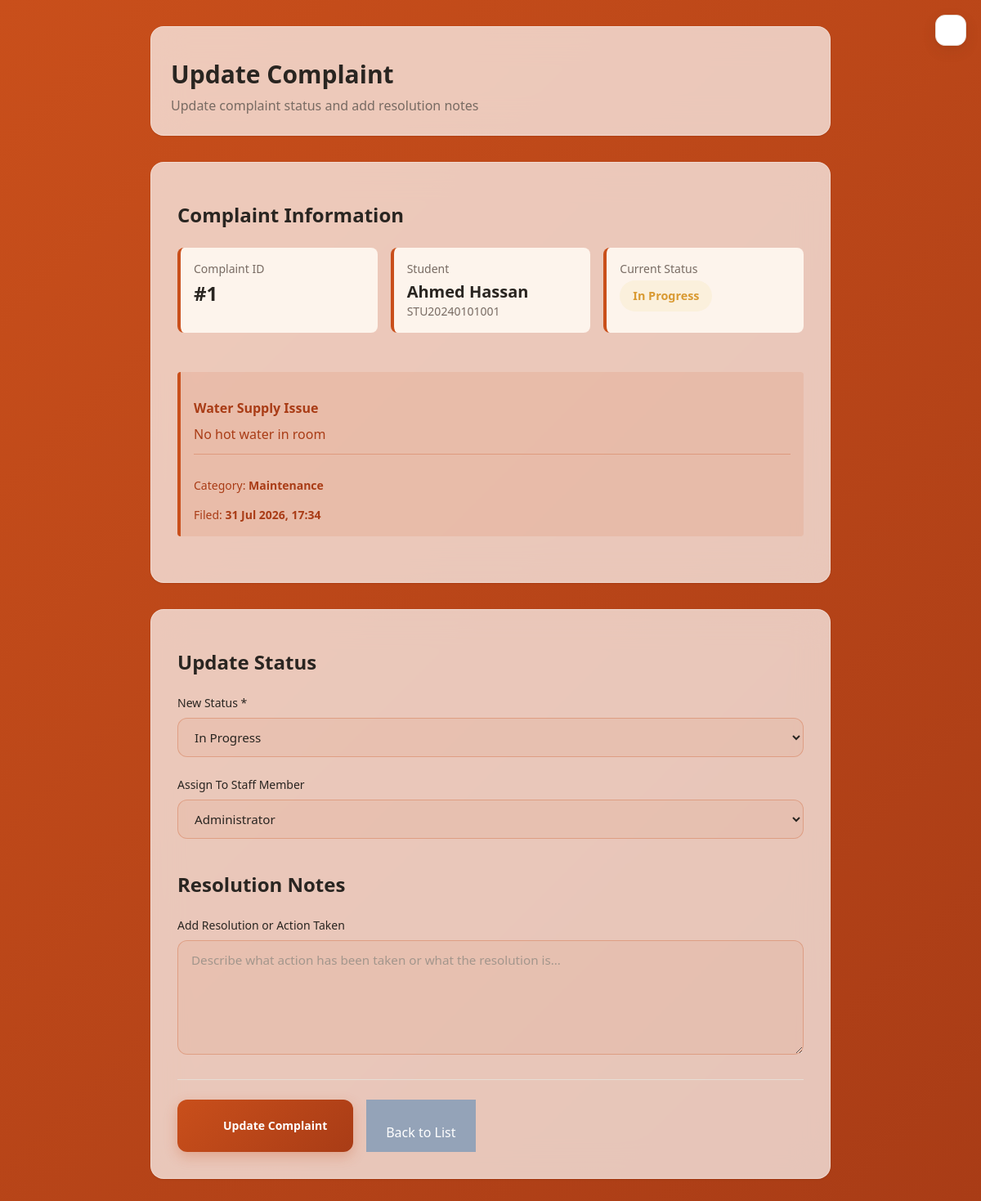
Page /complaints/update.php?id=1 (signed in) on the committed database.
### tables this page shows
CREATE TABLE complaints (
    id INT AUTO_INCREMENT PRIMARY KEY,
    student_id INT NOT NULL,
    complaint_title VARCHAR(255) NOT NULL,
    complaint_description TEXT NOT NULL,
    category VARCHAR(50) NOT NULL,
    priority ENUM('High', 'Medium', 'Low') DEFAULT 'Medium',
    status ENUM('Open', 'In Progress', 'Resolved', 'Rejected') DEFAULT 'Open',
    assigned_to INT,
    resolution_notes TEXT,
    created_at TIMESTAMP DEFAULT CURRENT_TIMESTAMP,
    updated_at TIMESTAMP DEFAULT CURRENT_TIMESTAMP ON UPDATE CURRENT_TIMESTAMP,
    resolved_at TIMESTAMP NULL,
    FOREIGN KEY (student_id) REFERENCES students(id) ON DELETE CASCADE,
    FOREIGN KEY (assigned_to) REFERENCES users(id) ON DELETE SET NULL,
    INDEX idx_status (status),
    INDEX idx_priority (priority),
    INDEX idx_student (student_id)
);

CREATE TABLE students (
    id INT AUTO_INCREMENT PRIMARY KEY,
    student_code VARCHAR(50) NOT NULL UNIQUE,
    guardian_id INT,
    first_name VARCHAR(100) NOT NULL,
    last_name VARCHAR(100) NOT NULL,
    gender ENUM('Male', 'Female') NOT NULL,
    dob DATE,
    blood_group VARCHAR(5),
    phone VARCHAR(20) NOT NULL,
    email VARCHAR(100) NOT NULL UNIQUE,
    photo VARCHAR(255),
    address TEXT,
    admission_date DATE NOT NULL,
    status ENUM('Active', 'Inactive') DEFAULT 'Active',
    created_at TIMESTAMP DEFAULT CURRENT_TIMESTAMP,
    updated_at TIMESTAMP DEFAULT CURRENT_TIMESTAMP ON UPDATE CURRENT_TIMESTAMP,
    FOREIGN KEY (guardian_id) REFERENCES guardians(id) ON DELETE SET NULL,
    INDEX idx_status (status),
    INDEX idx_student_code (student_code)
);

CREATE TABLE users (
    id INT AUTO_INCREMENT PRIMARY KEY,
    full_name VARCHAR(100) NOT NULL,
    email VARCHAR(100) NOT NULL UNIQUE,
    password VARCHAR(255) NOT NULL,
    role ENUM('Admin', 'Warden', 'Staff') NOT NULL DEFAULT 'Staff',
    status TINYINT DEFAULT 1,
    last_login TIMESTAMP NULL,
    created_at TIMESTAMP DEFAULT CURRENT_TIMESTAMP,
    updated_at TIMESTAMP DEFAULT CURRENT_TIMESTAMP ON UPDATE CURRENT_TIMESTAMP,
    INDEX idx_email (email),
    INDEX idx_role (role)
);

### complaints/update.php (the view, shortened to what this page needs)
<?php
require '../includes/auth_check.php';
require_once __DIR__ . '/../components/icon.php';
$complaint_id = intval($_POST['complaint_id'] ?? $_GET['id'] ?? 0);
$stmt = $conn->prepare("SELECT c.*, s.first_name, s.last_name, s.student_code, u.full_name as assigned_to_name FROM complaints c LEFT JOIN students s ON c.student_id = s.id LEFT JOIN users u ON c.assigned_to = u.id WHERE c.id = ?");
$stmt->bind_param("i", $complaint_id);
$stmt->execute();
$result = $stmt->get_result();
$complaint = $result->fetch_assoc();
$staff_result = $conn->query("SELECT id, full_name FROM users WHERE role IN ('Admin', 'Hostel Supervisor') ORDER BY full_name ASC");
$staff_members = [];
if ($staff_result) {
    while ($row = $staff_result->fetch_assoc()) {
        $staff_members[] = $row;
    }
}
$status_colors = array(
    'Open' => 'bg-blue-100 text-blue-800',
    'In Progress' => 'bg-yellow-100 text-yellow-800',
    'Resolved' => 'bg-green-100 text-green-800',
    'Rejected' => 'bg-red-100 text-red-800'
);
?>
<!DOCTYPE html>
<html lang="en">
<head>
    <script src="https://cdn.tailwindcss.com"></script>
    <link rel="stylesheet" href="../assets/theme.css">
</head>
<body>
    <button type="button" class="theme-toggle theme-toggle--float" aria-label="Switch to dark theme" aria-pressed="false" title="Toggle theme">
        <?php echo icon('sun', 'icon-sun w-[18px] h-[18px]'); ?>
    </button>
<div class="p-4 lg:p-8 max-w-4xl mx-auto">
    <div class="glass rounded-2xl p-6 mb-8">
        <h1 class="text-3xl font-bold text-slate-800"><?php echo icon('settings', 'w-4 h-4'); ?> Update Complaint</h1>
        <p class="text-slate-600 mt-2">Update complaint status and add resolution notes</p>
    </div>
    <div class="glass rounded-2xl p-8 mb-8">
        <h2 class="text-2xl font-bold text-slate-800 mb-6"><?php echo icon('file', 'w-4 h-4'); ?> Complaint Information</h2>
        <div class="grid grid-cols-1 md:grid-cols-3 gap-4 mb-6">
            <div class="info-card">
                <div class="text-sm text-slate-600 font-600 mb-1">Complaint ID</div>
                <div class="text-2xl font-bold text-slate-800">#<?php echo $complaint['id']; ?></div>
            </div>
            <div class="info-card">
                <div class="text-sm text-slate-600 font-600 mb-1">Student</div>
                <div class="text-xl font-bold text-slate-800"><?php echo htmlspecialchars($complaint['first_name'] . ' ' . $complaint['last_name']); ?></div>
                <div class="text-sm text-slate-500"><?php echo htmlspecialchars($complaint['student_code']); ?></div>
            </div>
            <div class="info-card">
                <div class="text-sm text-slate-600 font-600 mb-1">Current Status</div>
                <div class="status-badge <?php echo $status_colors[$complaint['status']]; ?>"><?php echo $complaint['status']; ?></div>
            </div>
        </div>
        <div class="bg-blue-50 border-l-4 border-blue-500 p-4 rounded mb-6">
            <div class="font-bold text-blue-900 mb-2"><?php echo icon('map-pin', 'w-4 h-4'); ?> <?php echo htmlspecialchars($complaint['complaint_title']); ?></div>
            <div class="text-blue-800"><?php echo nl2br(htmlspecialchars($complaint['complaint_description'])); ?></div>
            <div class="mt-3 pt-3 border-t border-blue-200 text-sm text-blue-700">
                <span class="mr-4"><?php echo icon('file', 'w-4 h-4'); ?> Category: <strong><?php echo htmlspecialchars($complaint['category']); ?></strong></span>
                <span><?php echo icon('calendar', 'w-4 h-4'); ?> Filed: <strong><?php echo date('d M Y, H:i', strtotime($complaint['created_at'])); ?></strong></span>
            </div>
        </div>
    </div>
    <form method="POST" class="glass rounded-2xl p-8">
        <h2 class="text-2xl font-bold text-slate-800 mb-6"><?php echo icon('settings', 'w-4 h-4'); ?> Update Status</h2>
        <div class="mb-6">
            <label class="block text-sm font-600 text-slate-700 mb-2">New Status *</label>
            <select name="status" class="input-field w-full" required>
                <option value="In Progress" <?php echo ($complaint['status'] == 'In Progress') ? 'selected' : ''; ?>><span class="dot dot-amber"></span> In Progress</option>
            </select>
        </div>
        <div class="mb-6">
            <label class="block text-sm font-600 text-slate-700 mb-2">Assign To Staff Member</label>
            <select name="assigned_to" class="input-field w-full">
                <?php foreach ($staff_members as $member): ?>
                    <option value="<?php echo $member['id']; ?>" <?php echo ($complaint['assigned_to'] == $member['id']) ? 'selected' : ''; ?>>
                        <?php echo htmlspecialchars($member['full_name']); ?>
                    </option>
                <?php endforeach; ?>
            </select>
        </div>
        <h2 class="text-2xl font-bold text-slate-800 mb-6"><?php echo icon('attendance', 'w-4 h-4'); ?> Resolution Notes</h2>
        <div class="mb-6">
            <label class="block text-sm font-600 text-slate-700 mb-2">Add Resolution or Action Taken</label>
            <textarea name="resolution_notes" class="input-field w-full" rows="5" placeholder="Describe what action has been taken or what the resolution is..."></textarea>
        </div>
        <div class="flex gap-4 pt-6 border-t border-slate-200">
            <button type="submit" class="btn-submit"><?php echo icon('check-circle', 'w-4 h-4'); ?> Update Complaint</button>
            <a href="list.php" class="px-6 py-3 bg-slate-400 text-white rounded-12px text-center font-600 hover:bg-slate-500 transition"><?php echo icon('arrow-left', 'w-4 h-4'); ?> Back to List</a>
        </div>
    </form>
</div>
</body>
</html>

### assets/theme.css (style rules this page uses)
:root { color-scheme: light; --terracotta: #C94F1B; --terracotta-dark: #A93C16; --coral: #FF875F; --peach: #FFB18A; --peach-soft: #FFD0B8; --bg: #FFF8F3; --bg-2: #F7EDE5; --surface: #FFFFFF; --surface-2: #FDF4EC; --surface-glass: rgba(255, 248, 243, 0.80); --border: #E7DDD5; --border-strong: #DCC9BC; --text: #292521; --text-2: #786B63; --text-3: #A3968C; --success: #3D8B63; --success-soft: #E4F2EA; --warning: #D99A32; --warning-soft: #FBF0DC; --error: #C7473A; --error-soft: #F9E7E4; --grad-hero: linear-gradient(135deg, #C94F1B 0%, #FF875F 50%, #FFB18A 100%); --grad-primary: linear-gradient(135deg, #A93C16 0%, #C94F1B 55%, #FF875F 100%); --grad-soft: linear-gradient(135deg, #FFD0B8 0%, #FFF0E6 100%); --grad-sidebar: linear-gradient(180deg, #2B211A 0%, #191613 100%); --shadow-sm: 0 1px 3px rgba(64, 42, 27, 0.07), 0 1px 2px rgba(64, 42, 27, 0.05); --shadow-md: 0 6px 18px rgba(64, 42, 27, 0.09), 0 2px 6px rgba(64, 42, 27, 0.06); --shadow-lg: 0 18px 44px rgba(64, 42, 27, 0.13); --sidebar-bg: var(--grad-sidebar); --sidebar-text: #C9B9AC; --sidebar-text-strong: #FFF4EC; --sidebar-border: rgba(255, 244, 236, 0.08); --glass-blur: blur(16px); --radius: 16px; --radius-lg: 22px; }
body { background: radial-gradient(1100px 460px at 85% -8%, rgba(255, 177, 138, 0.14) 0%, transparent 60%), radial-gradient(900px 420px at -10% 100%, rgba(201, 79, 27, 0.07) 0%, transparent 55%), var(--bg); min-height: 100vh; color: var(--text); font-family: 'Manrope', 'Inter', system-ui, -apple-system, 'Segoe UI', Tahoma, sans-serif; transition: background-color 0.3s ease, color 0.3s ease; }
h1, h2, h3, h4 { color: var(--text); }
* { scrollbar-width: thin; scrollbar-color: var(--border-strong) transparent; }
.glass { background: var(--surface); border: 1px solid var(--border); box-shadow: var(--shadow-sm); border-radius: var(--radius); transition: box-shadow 0.25s ease, transform 0.25s ease, background 0.3s ease, border-color 0.3s ease; }
.btn-primary, .btn-submit { display: inline-flex; align-items: center; justify-content: center; gap: 0.5rem; background: var(--grad-primary); color: #FFFFFF; border: none; border-radius: 12px; padding: 0.65rem 1.25rem; font-weight: 700; font-size: 0.875rem; cursor: pointer; text-decoration: none; box-shadow: 0 6px 16px rgba(201, 79, 27, 0.28); transition: transform 0.15s ease, box-shadow 0.15s ease, filter 0.15s ease; }
.input-field { width: 100%; background: var(--surface-2); border: 1px solid var(--border); border-radius: 12px; padding: 0.68rem 0.9rem; font-size: 0.9rem; font-weight: 500; color: var(--text); outline: none; transition: border-color 0.2s ease, box-shadow 0.2s ease, background 0.2s ease; }
.input-field::placeholder { color: var(--text-3); }
select.input-field { cursor: pointer; }
textarea.input-field { resize: vertical; min-height: 96px; }
.theme-toggle { display: inline-flex; align-items: center; justify-content: center; width: 38px; height: 38px; border-radius: 12px; border: 1px solid var(--border); background: var(--surface-2); color: var(--text-2); cursor: pointer; transition: all 0.2s ease; }
:root .text-slate-800 { color: var(--text) !important; }
:root .text-slate-700 { color: var(--text) !important; }
:root .text-slate-600 { color: var(--text-2) !important; }
:root .text-slate-500 { color: var(--text-2) !important; }
:root .border-slate-200 { border-color: var(--border) !important; }
:root .text-amber-700, :root .text-amber-800, :root .text-yellow-800 { color: var(--warning) !important; }
:root .bg-amber-50, :root .bg-amber-100, :root .bg-yellow-100 { background-color: var(--warning-soft) !important; }
:root .text-blue-600, :root .text-blue-700, :root .text-blue-800, :root .text-blue-900 { color: var(--terracotta-dark) !important; }
:root .bg-blue-50, :root .bg-blue-100 { background-color: rgba(201, 79, 27, 0.10) !important; }
:root .border-blue-200 { border-color: color-mix(in srgb, var(--terracotta) 30%, transparent) !important; }
:root .border-blue-500 { border-color: var(--terracotta) !important; }
.theme-toggle--float { position: fixed; top: 1.1rem; right: 1.1rem; z-index: 60; box-shadow: var(--shadow-md); background: var(--surface); }

### rows in the picture
complaints: id "1", student.last_name "Ahmed Hassan", student.student_code "STU20240101001", status "In Progress", complaint_title "Water Supply Issue", complaint_description "No hot water in room", category "Maintenance", created_at "31 Jul 2026, 17:34", assigned_to "Administrator"
